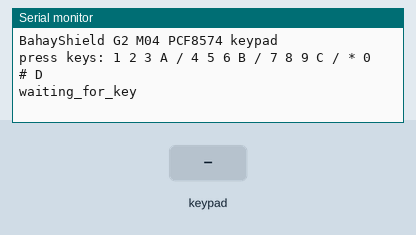
This sketch was run on a simulated Arduino Uno, built with avr-gcc and run on an emulated ATmega328P. Parts: the last lines printed to the serial monitor. Wiring (inferred from the names in the program): PCF8574 port expander at I2C address 0x20. Wiring (inferred from the signals the program sends): 4×4 keypad with keys 1 2 3 A 4 5 6 B 7 8 9 C * 0 # D: rows Q4, Q5, Q6, Q7; columns Q0, Q1, Q2, Q3. The inputs (shaded band) are chosen by the test bench.

Above: at 1.2 s.
1.3 s: key '1' pressed
At 1.9 s:
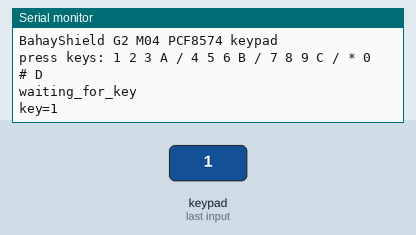
2.8 s: keypad keys 1 2 # pressed 0.4 s apart
At 3.86 s:
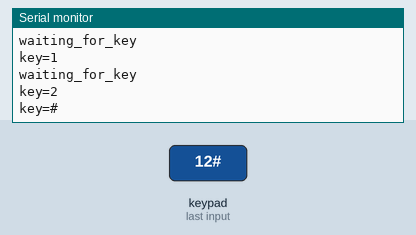
5.5 s: key 'A' pressed
At 5.82 s:
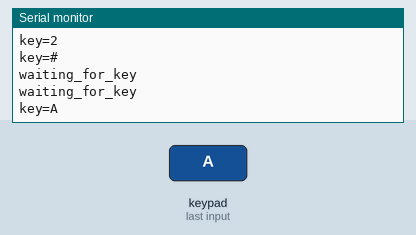
7.0 s: keypad keys 1 2 * pressed 0.4 s apart
At 7.96 s:
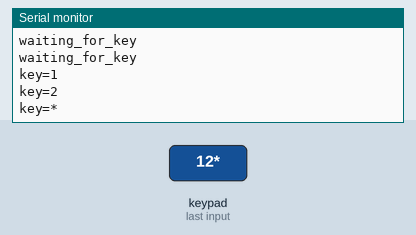
9.7 s: key 'B' pressed
At 9.91 s:
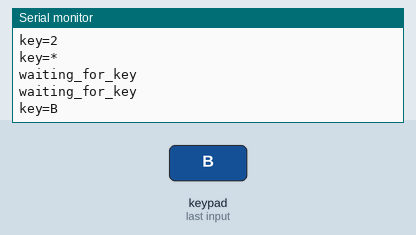
11.2 s: keypad keys 1 2 D pressed 0.4 s apart
At 12.3 s:
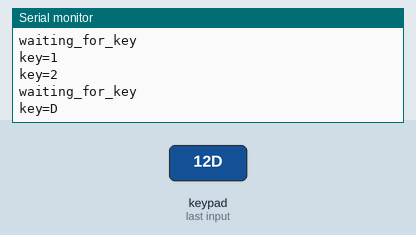

The sketch:

M04_PCF8574_Keypad.ino
```cpp
#include <Wire.h>

constexpr byte PCF8574_ADDR_PRIMARY = 0x20;
constexpr unsigned long SCAN_INTERVAL_MS = 30;
constexpr unsigned long PRINT_INTERVAL_MS = 1000;

const char KEYMAP[4][4] = {
  {'1', '4', '7', '*'},
  {'2', '5', '8', '0'},
  {'3', '6', '9', '#'},
  {'A', 'B', 'C', 'D'}
};

byte pcfAddress = PCF8574_ADDR_PRIMARY;
char lastKey = 0;
unsigned long lastScanMs = 0;
unsigned long lastPrintMs = 0;

bool i2cPresent(byte address) {
  Wire.beginTransmission(address);
  return Wire.endTransmission() == 0;
}

void pcfWrite(byte value) {
  Wire.beginTransmission(pcfAddress);
  Wire.write(value);
  Wire.endTransmission();
}

byte pcfRead() {
  Wire.requestFrom(pcfAddress, byte(1));
  if (Wire.available()) {
    return Wire.read();
  }
  return 0xFF;
}

char scanKeypad() {
  for (byte row = 0; row < 4; ++row) {
    byte output = 0xFF;
    output &= ~(1 << row);
    pcfWrite(output);
    delayMicroseconds(80);

    const byte input = pcfRead();

    for (byte col = 0; col < 4; ++col) {
      const byte bitIndex = col + 4;
      if ((input & (1 << bitIndex)) == 0) {
        return KEYMAP[row][col];
      }
    }
  }

  pcfWrite(0xFF);
  return 0;
}

void setup() {
  Serial.begin(115200);
  Wire.begin();

  if (!i2cPresent(pcfAddress)) {
    Serial.println(F("pcf8574_missing_at_0x20"));
    Serial.println(F("scan bus with M02 and update pcfAddress"));
    while (true) {
    }
  }

  pcfWrite(0xFF);
  Serial.println(F("BahayShield G2 M04 PCF8574 keypad"));
  Serial.println(F("press keys: 1 2 3 A / 4 5 6 B / 7 8 9 C / * 0 # D"));
}

void loop() {
  const unsigned long now = millis();

  if (now - lastScanMs >= SCAN_INTERVAL_MS) {
    lastScanMs = now;
    const char key = scanKeypad();

    if (key != 0 && key != lastKey) {
      Serial.print(F("key="));
      Serial.println(key);
    }

    lastKey = key;
  }

  if (now - lastPrintMs >= PRINT_INTERVAL_MS) {
    lastPrintMs = now;
    Serial.println(F("waiting_for_key"));
  }
}
```

Measured:
- after the input at 1.3 s, the serial monitor: prints a new line at once (image 1)
- after the input at 2.8 s, the serial monitor: prints a new line after 0.41 s (image 2)
- after the input at 5.5 s, the serial monitor: prints a new line at once (image 3)
- after the input at 7.0 s, the serial monitor: prints a new line at once (image 4)
- after the input at 9.7 s, the serial monitor: prints a new line at once (image 5)
- after the input at 11.2 s, the serial monitor: prints a new line at once (image 6)
